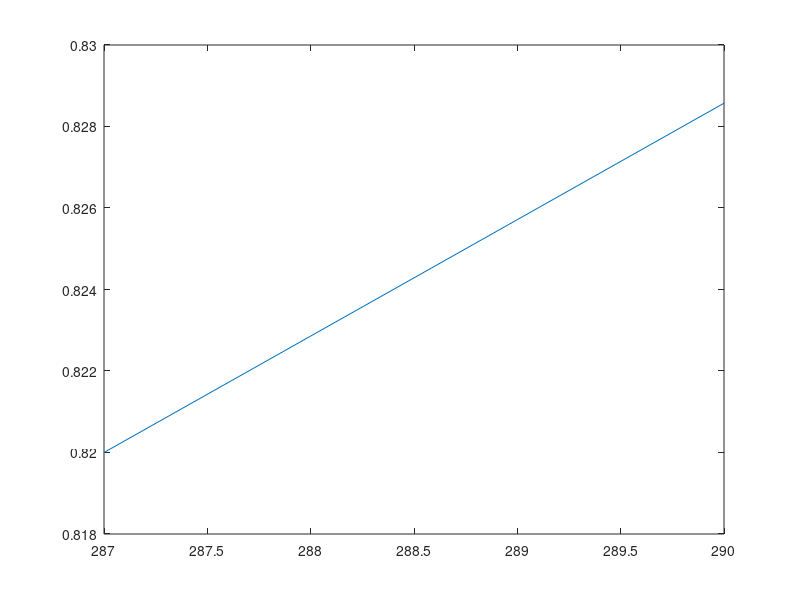

MATLAB code to generate this figure:
%% 初始化环境
clear; close all; clc;

%% 先读取数据
begin = 0.82;
vec = (ceil(350*begin):floor(350*(begin+0.01)))';
fprintf('%.6f %d\n', [vec/350 vec]');

plot(vec, vec/350);
